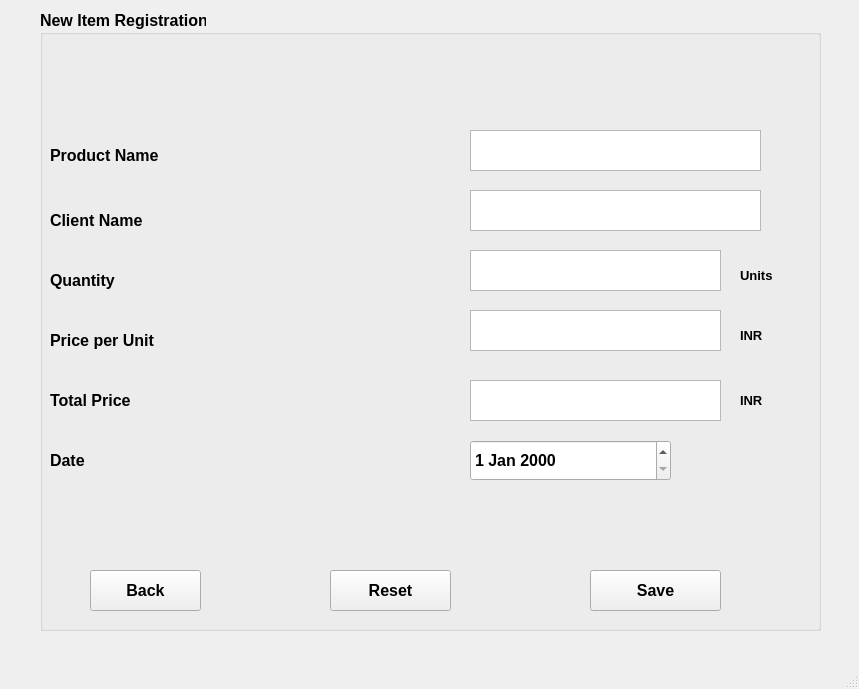
<?xml version="1.0" encoding="UTF-8"?>
<ui version="4.0">
 <class>MainWindow</class>
 <widget class="QMainWindow" name="MainWindow">
  <property name="geometry">
   <rect>
    <x>0</x>
    <y>0</y>
    <width>859</width>
    <height>689</height>
   </rect>
  </property>
  <property name="windowTitle">
   <string>MainWindow</string>
  </property>
  <widget class="QWidget" name="centralwidget">
   <widget class="QGroupBox" name="groupBox">
    <property name="geometry">
     <rect>
      <x>40</x>
      <y>10</y>
      <width>781</width>
      <height>621</height>
     </rect>
    </property>
    <property name="font">
     <font>
      <pointsize>12</pointsize>
      <weight>75</weight>
      <bold>true</bold>
     </font>
    </property>
    <property name="title">
     <string>New Item Registration</string>
    </property>
    <widget class="QLabel" name="label">
     <property name="geometry">
      <rect>
       <x>10</x>
       <y>130</y>
       <width>221</width>
       <height>31</height>
      </rect>
     </property>
     <property name="font">
      <font>
       <pointsize>12</pointsize>
       <weight>75</weight>
       <bold>true</bold>
      </font>
     </property>
     <property name="text">
      <string>Product Name</string>
     </property>
    </widget>
    <widget class="QLabel" name="label_2">
     <property name="geometry">
      <rect>
       <x>10</x>
       <y>190</y>
       <width>231</width>
       <height>41</height>
      </rect>
     </property>
     <property name="font">
      <font>
       <pointsize>12</pointsize>
       <weight>75</weight>
       <bold>true</bold>
      </font>
     </property>
     <property name="text">
      <string>Client Name</string>
     </property>
    </widget>
    <widget class="QLabel" name="label_3">
     <property name="geometry">
      <rect>
       <x>10</x>
       <y>250</y>
       <width>231</width>
       <height>41</height>
      </rect>
     </property>
     <property name="font">
      <font>
       <pointsize>12</pointsize>
       <weight>75</weight>
       <bold>true</bold>
      </font>
     </property>
     <property name="text">
      <string>Quantity</string>
     </property>
    </widget>
    <widget class="QLabel" name="label_4">
     <property name="geometry">
      <rect>
       <x>10</x>
       <y>310</y>
       <width>241</width>
       <height>41</height>
      </rect>
     </property>
     <property name="font">
      <font>
       <pointsize>12</pointsize>
       <weight>75</weight>
       <bold>true</bold>
      </font>
     </property>
     <property name="text">
      <string>Price per Unit</string>
     </property>
    </widget>
    <widget class="QLabel" name="label_5">
     <property name="geometry">
      <rect>
       <x>700</x>
       <y>310</y>
       <width>51</width>
       <height>31</height>
      </rect>
     </property>
     <property name="font">
      <font>
       <pointsize>10</pointsize>
       <weight>75</weight>
       <bold>true</bold>
      </font>
     </property>
     <property name="text">
      <string>INR</string>
     </property>
    </widget>
    <widget class="QLabel" name="label_6">
     <property name="geometry">
      <rect>
       <x>700</x>
       <y>250</y>
       <width>81</width>
       <height>31</height>
      </rect>
     </property>
     <property name="font">
      <font>
       <pointsize>10</pointsize>
      </font>
     </property>
     <property name="text">
      <string>Units</string>
     </property>
    </widget>
    <widget class="QLabel" name="label_7">
     <property name="geometry">
      <rect>
       <x>10</x>
       <y>370</y>
       <width>241</width>
       <height>41</height>
      </rect>
     </property>
     <property name="font">
      <font>
       <pointsize>12</pointsize>
       <weight>75</weight>
       <bold>true</bold>
      </font>
     </property>
     <property name="text">
      <string>Total Price</string>
     </property>
    </widget>
    <widget class="QLabel" name="label_8">
     <property name="geometry">
      <rect>
       <x>700</x>
       <y>370</y>
       <width>61</width>
       <height>41</height>
      </rect>
     </property>
     <property name="font">
      <font>
       <pointsize>10</pointsize>
      </font>
     </property>
     <property name="text">
      <string>INR</string>
     </property>
    </widget>
    <widget class="QPushButton" name="back_button">
     <property name="geometry">
      <rect>
       <x>50</x>
       <y>560</y>
       <width>111</width>
       <height>41</height>
      </rect>
     </property>
     <property name="text">
      <string>Back</string>
     </property>
    </widget>
    <widget class="QPushButton" name="reset_button">
     <property name="geometry">
      <rect>
       <x>290</x>
       <y>560</y>
       <width>121</width>
       <height>41</height>
      </rect>
     </property>
     <property name="text">
      <string>Reset</string>
     </property>
    </widget>
    <widget class="QPushButton" name="save_button">
     <property name="geometry">
      <rect>
       <x>550</x>
       <y>560</y>
       <width>131</width>
       <height>41</height>
      </rect>
     </property>
     <property name="text">
      <string>Save</string>
     </property>
    </widget>
    <widget class="QLabel" name="label_9">
     <property name="geometry">
      <rect>
       <x>10</x>
       <y>430</y>
       <width>141</width>
       <height>41</height>
      </rect>
     </property>
     <property name="font">
      <font>
       <pointsize>12</pointsize>
       <weight>75</weight>
       <bold>true</bold>
      </font>
     </property>
     <property name="text">
      <string>Date</string>
     </property>
    </widget>
    <widget class="QDateEdit" name="dateEdit">
     <property name="geometry">
      <rect>
       <x>430</x>
       <y>430</y>
       <width>201</width>
       <height>41</height>
      </rect>
     </property>
    </widget>
    <widget class="QPlainTextEdit" name="quantity">
     <property name="geometry">
      <rect>
       <x>430</x>
       <y>240</y>
       <width>251</width>
       <height>41</height>
      </rect>
     </property>
    </widget>
    <widget class="QPlainTextEdit" name="total_price">
     <property name="geometry">
      <rect>
       <x>430</x>
       <y>370</y>
       <width>251</width>
       <height>41</height>
      </rect>
     </property>
     <property name="readOnly">
      <bool>true</bool>
     </property>
    </widget>
    <widget class="QPlainTextEdit" name="per_unit_price">
     <property name="geometry">
      <rect>
       <x>430</x>
       <y>300</y>
       <width>251</width>
       <height>41</height>
      </rect>
     </property>
    </widget>
    <widget class="QPlainTextEdit" name="client_name">
     <property name="geometry">
      <rect>
       <x>430</x>
       <y>180</y>
       <width>291</width>
       <height>41</height>
      </rect>
     </property>
    </widget>
    <widget class="QPlainTextEdit" name="product_name">
     <property name="geometry">
      <rect>
       <x>430</x>
       <y>120</y>
       <width>291</width>
       <height>41</height>
      </rect>
     </property>
    </widget>
   </widget>
  </widget>
  <widget class="QMenuBar" name="menubar">
   <property name="geometry">
    <rect>
     <x>0</x>
     <y>0</y>
     <width>859</width>
     <height>18</height>
    </rect>
   </property>
  </widget>
  <widget class="QStatusBar" name="statusbar"/>
 </widget>
 <resources/>
 <connections/>
</ui>
